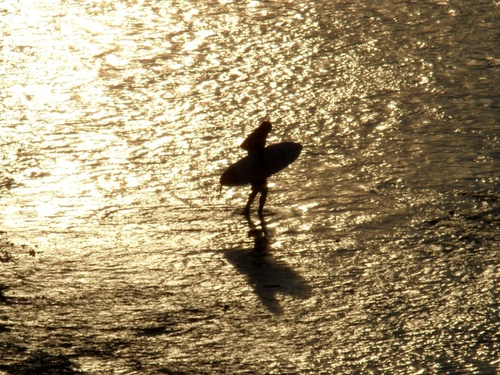
#> input picture imagenes/notebook_3/surfer.jpg, 500 x 375 px, shrunk from 960 x 720 before the run; the run also reads 1 picture not shown here
$ jupyter execute --allow-errors 03_applications.ipynb   (older library calls are emulated)
#> lines starting #> are read from the running program, lines starting #| are printed output that depends on the picture; long printed decimals are rounded
# <span style="color:pink"> AUTORES </span>

* **<span style="color:pink"> Sebastián Kay Conde Lorenzo </span>**
* **<span style="color:pink"> Francisco Manuel López López </span>**

# <span style="color:red">¿DÓNDE ENCONTRAR LAS IMÁGENES, NOTAS Y DEMÁS?</span>

**<span style="color:red">PARA ENCONTRAR EL PROYECTO COMPLETO DE ESTOS NOTEBOOKS (INCLUYENDO LA ESTRUCTURA DE CARPETAS E IMÁGENES USADAS) POR FAVOR VISITAR ESTE [REPOSITORIO](https://github.com/cbasitodx/Image_Processing_Course)**</span>

# Procesamiento de Imágenes

En este notebook aprenderás sobre:
1. Ecualización de histograma
2. Extracción de características usando Haralick Features
3. Umbralización de Otsu con operaciones morfológicas
4. Comparación de plantillas mediante convolución

[cell 1]
# Initial configuration

import numpy as np
import matplotlib.pyplot as plt
from skimage import io, color, filters, morphology, exposure, measure
from skimage.feature import graycomatrix, graycoprops
from skimage.morphology import disk, square
from skimage.filters import threshold_otsu, rank
from scipy.signal import convolve2d
import cv2

## Ecualización del histograma

La equalización del histograma es una técnica de procesamiento de imágenes que se utiliza para mejorar el contraste de una imagen ajustando la distribución de sus intensidades de píxel. Su objetivo principal es redistribuir los valores de intensidad de manera que el histograma de la imagen resultante sea lo más uniforme posible.

### Procedimiento
1. Calcular el histograma acumulativo: Se genera el histograma acumulativo de la imagen, que indica la suma acumulada de las frecuencias de intensidad.
2. Normalizar el histograma acumulativo: Se escala el histograma acumulativo para que sus valores estén en el rango del nivel de intensidad permitido (por ejemplo, de 0 a 255).
3. Asignar nuevos valores de intensidad: Cada nivel de intensidad original se reasigna a un nuevo nivel según el histograma acumulativo normalizado. Esto expande o contrae el rango de valores según sea necesario.
4. Generar la imagen resultante: Se aplica la nueva asignación de valores a la imagen original, obteniendo una imagen con un contraste mejorado.

[cell 2]
def equalize_hist(image):
    # Scale the image to values between 0-255
    image = (image * 255).astype(np.uint8)
    # Compute the normal histogram
    histogram, bins = np.histogram(image.flatten(), bins=256, range=[0, 256])
    # Compute the cumulative histogram
    cumulative_histogram = np.cumsum(histogram)
    # Normalize the cumulative histogram
    cumulative_histogram_normalized = cumulative_histogram / cumulative_histogram[-1]
    # Create an intensity mapping table
    new_intensities = np.round(cumulative_histogram_normalized * 255).astype(np.uint8)
    # Apply the mapping table to the original image
    equalized_image = new_intensities[image]
    return equalized_image

[cell 3]
# Load an image
image = io.imread('imagenes/notebook_3/surfer.jpg', as_gray=True)
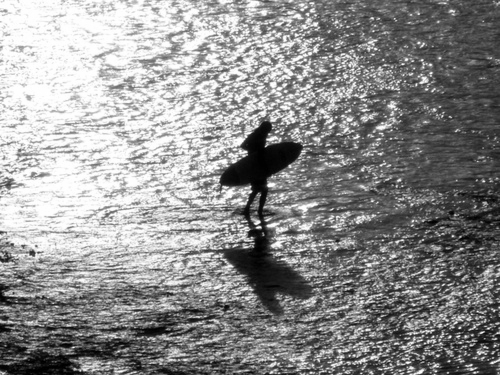
#> image: shape (375, 500) float64; min 0, max 1, mean 0.562

# Display the original image
plt.title("Original Image")
plt.imshow(image, cmap='gray')
plt.axis('off')
plt.show()

[cell 4]
# Histogram Equalization using scikit-image
equalized_image = equalize_hist(image)
#> in equalize_hist, `histogram, bins = np.histogram(image.flatten(), bins=256, range=[0, 25..`: histogram = 256 values, max 4877 at index 253, min 71 at index 0, mean 732.4; bins = 257 values from 0 to 256
#> in equalize_hist, `cumulative_histogram = np.cumsum(histogram)`: cumulative_histogram = 256 values from 71 to 187500
#> in equalize_hist, `cumulative_histogram_normalized = cumulative_histogram / cumulative_hi..`: cumulative_histogram_normalized = 256 values from 0.000379 to 1
#> in equalize_hist, `new_intensities = np.round(cumulative_histogram_normalized * 255).asty..`: new_intensities = 256 values from 0 to 255

# Display the equalized image
plt.title("Histogram Equalized Image")
plt.imshow(equalized_image, cmap='gray')
plt.axis('off')
plt.show()

## Actividad A:

A1. Cargue una imagen diferente y realice la ecualización del histograma.

A2. Compare el histograma de la imagen original y la imagen ecualizada.

### Apartado A1 & A2:

Escogemos, intencionalmente, una imágen que tenga un contraste "malo" y distintos tipos de texturas.

[cell 5]
# Empezamos cargando la imagen en escala de grises (sus valores seran reales y en [0, 1])
statue_image = io.imread('imagenes/notebook_3/statue.jpg', as_gray=True)
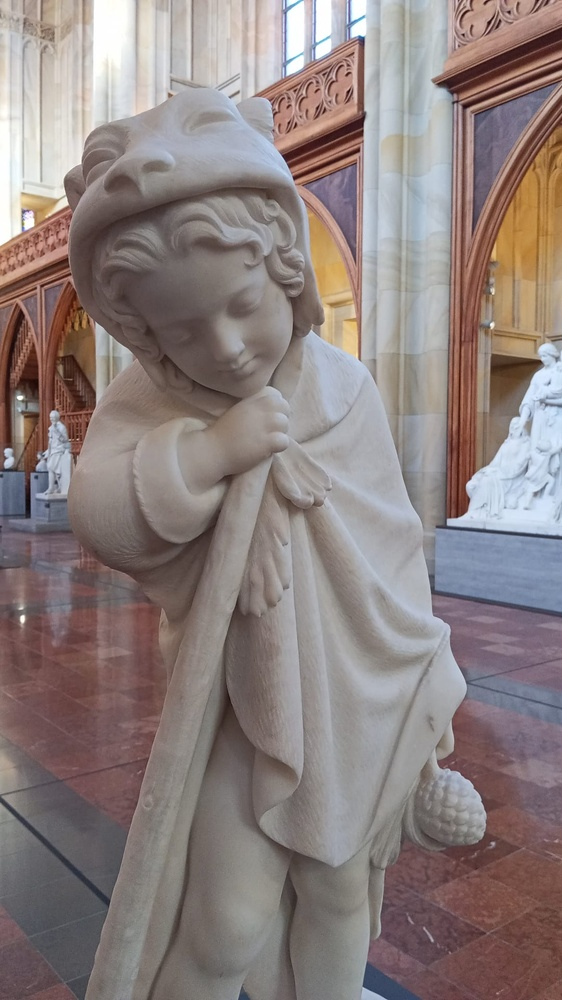
#> input picture imagenes/notebook_3/statue.jpg, 562 x 1000 px, shrunk from 1080 x 1920 before the run
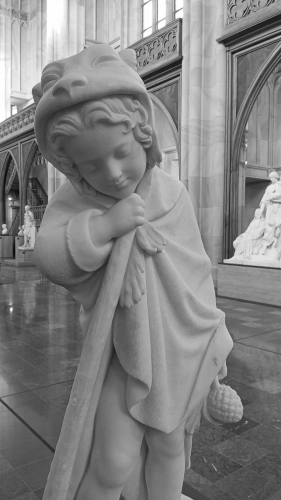
#> statue_image: shape (1000, 562) float64 (shown at 1/2 size); min 0.012, max 1, mean 0.512

# Ahora, extraemos su histograma (considerando los pixeles de la imagen con valores enteros de 0 a 255)
statue_histogram, statue_bins = np.histogram((255 * statue_image).astype(np.uint8).flatten(), bins=256, range=[0, 256])
#> statue_histogram = 256 values, max 6296 at index 85, min 0 at index 0, mean 2195.3; statue_bins = 257 values from 0 to 256

# Equalizamos el histograma de la imagen
statue_image_equalized = equalize_hist(statue_image)
#> in equalize_hist (call 2), `histogram, bins = np.histogram(image.flatten(), bins=256, range=[0, 25..`: histogram has the same summary as statue_histogram outside equalize_hist
#> in equalize_hist (call 2), `cumulative_histogram = np.cumsum(histogram)`: cumulative_histogram = 256 values from 0 to 562000
#> in equalize_hist (call 2), `cumulative_histogram_normalized = cumulative_histogram / cumulative_hi..`: cumulative_histogram_normalized = 256 values from 0 to 1
#> in equalize_hist (call 2), `equalized_image = new_intensities[image]`:
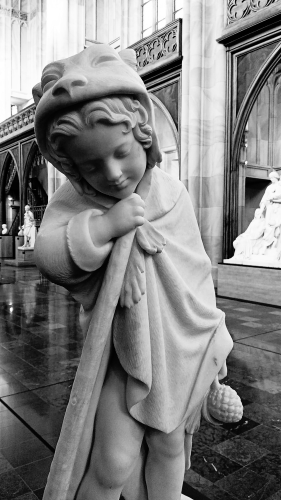
#> equalized_image: shape (1000, 562) (shown at 1/2 size); min 0, max 255, mean 128.4

# Obtenemos el histograma de la imagen con el histograma equalizado
statue_histogram_equalized, statue_bins_equalized = np.histogram(statue_image_equalized.flatten(), bins=256, range=[0, 256])
#> statue_histogram_equalized = 256 values, max 6296 at index 44, min 0 at index 17, mean 2195.3; statue_bins_equalized = 257 values from 0 to 256

# Graficamos las imagenes con sus histogramas
plt.figure(figsize=(12, 10))

plt.subplot(2, 2, 1)
plt.title("Normal grayscale image")
plt.imshow(statue_image, cmap='gray')
plt.axis('off')

plt.subplot(2,2,2)
plt.title("Normal grayscale image histogram")
plt.bar(x=list(range(0,256)), height=statue_histogram, color="green")
plt.xlabel("Intensidades")
plt.ylabel("Frecuencias")

plt.subplot(2, 2, 3)
plt.title("Histogram equalized image")
plt.imshow(statue_image_equalized, cmap='gray')
plt.axis('off')

plt.subplot(2,2,4)
plt.title("Histogram equalized image histogram")
plt.bar(x=list(range(0,256)), height=statue_histogram_equalized, color="red")
plt.xlabel("Intensidades")
plt.ylabel("Frecuencias")

plt.tight_layout()
plt.show()
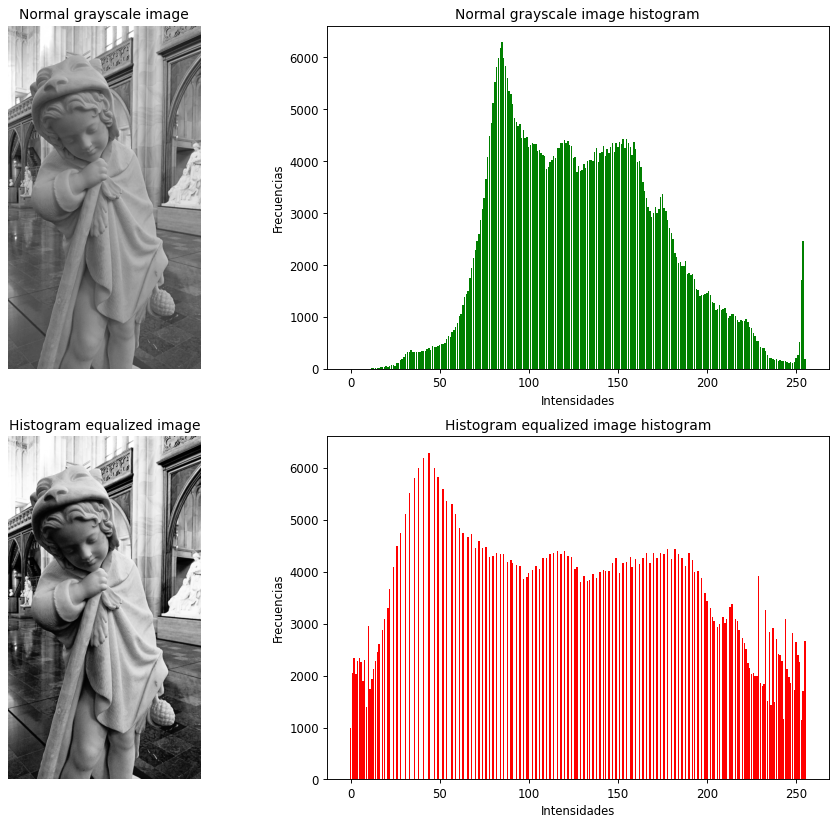
#> figure drawn by matplotlib, 4 panels; panel 2: tallest bar 6296 high, from x = 84.6 to 85.4; panel 4: tallest bar 6296 high, from x = 43.6 to 44.4

## Extracción de Características de Haralick

Las características de Haralick son un conjunto de descriptores de textura que se calculan a partir de la matriz de co-ocurrencia de niveles de gris (GLCM, por sus siglas en inglés: Grey-Level Co-occurrence Matrix). Estas características se utilizan comúnmente en análisis de imágenes para describir la textura de una región, permitiendo identificar patrones repetitivos y diferencias sutiles en la estructura de las imágenes.

### ¿Qué es la GLCM?

La GLCM es una matriz que mide la frecuencia relativa con la que dos niveles de intensidad específicos ($i$ y $j$) ocurren en una relación espacial dada dentro de una imagen.
Por ejemplo:

- Relación espacial: Un píxel y su vecino a la derecha, arriba, abajo, o en diagonal.
- Niveles de gris: Cada nivel representa una intensidad en la imagen (en una imagen de 8 bits, los niveles son 0 a 255).

Cada elemento de la GLCM ($P(i,j)$) representa la cantidad de veces que un píxel con intensidad $i$ se encuentra adyacente (según la relación espacial definida) a un píxel con intensidad $j$.

### Características de Haralick

Haralick propuso 14 características derivadas de la GLCM para describir la textura de una imagen. Algunas de las más utilizadas son:

#### Contraste:
- Evalúa la intensidad del contraste entre un píxel y sus vecinos.
- Valores altos indican una textura con grandes diferencias de intensidad.

$\text{Contraste} = \sum_{i,j} P(i, j) \cdot (i - j)^2$

#### Correlación:

- Mide cuán correlacionados están los niveles de intensidad de los píxeles adyacentes.
- Valores cercanos a 1 indican alta correlación.

$\text{Correlación} = \frac{\sum_{i,j} P(i,j) \cdot (i - \mu_i) \cdot (j - \mu_j)}{\sigma_i \cdot \sigma_j}$

Donde:
- $\mu_i$: Media de los niveles de intensidad en $i$.
- $\mu_j$: Media de los niveles de intensidad en $j$.
- $\sigma_i$: Desviación estándar de $i$.
- $\sigma_j$: Desviación estándar de $j$.

#### Energía:

- Mide la uniformidad o el orden en la distribución de los valores de la GLCM.
- Valores altos indican una textura repetitiva.

$\text{Energía} = \sum_{i,j} P(i, j)^2$

#### Homogeneidad:

- Evalúa cuán similares son los valores de la GLCM cerca de la diagonal principal ($i=j$).
- Valores altos indican una textura homogénea.

$\text{Homogeneidad} = \sum_{i,j} \frac{P(i, j)}{1 + |i - j|}$

## Proceso para Calcular las Características de Haralick

1. Convertir la Imagen a Escala de Grises: Para simplificar, se usa una imagen en escala de grises.
2. Calcular la GLCM: Se define una distancia ($d$) y un ángulo ($\theta$) para determinar la relación espacial entre los píxeles.
3. Obtener las Características de Haralick:
4. A partir de la GLCM, se calculan las características usando las fórmulas mencionadas.

[cell 6]
# Compute GLCM
glcm = graycomatrix((image * 255).astype('uint8'), distances=[5], angles=[0], levels=256, symmetric=True, normed=True)

# Extract Haralick features
contrast = graycoprops(glcm, 'contrast')[0, 0]
#> contrast = 2484.8
correlation = graycoprops(glcm, 'correlation')[0, 0]
#> correlation = 0.762
homogeneity = graycoprops(glcm, 'homogeneity')[0, 0]
#> homogeneity = 0.0584
energy = graycoprops(glcm, 'energy')[0, 0]
#> energy = 0.0134

print("Haralick Features:")
print(f"Contrast: {contrast}")
#| Contrast: 2484.824
print(f"Correlation: {correlation}")
#| Correlation: 0.7619
print(f"Homogeneity: {homogeneity}")
#| Homogeneity: 0.05842
print(f"Energy: {energy}")
#| Energy: 0.01342

## Actividad B:

B1. Modifica los parámetros de distancia y ángulo del cálculo GLCM. Observa el impacto en las características Haralick.

B2. Con los valores originales calcula la características de Haralick de dos imágenes con diferentes texturas.

### Apartado 1:

Cargamos una imágen con algún patrón repetitivo; con una textura interesante. Luego, dibujamos sus GLCM y observamos sus características de Haralick

[cell 7]
# Cargamos la primera imagen
durian_image = io.imread('imagenes/notebook_3/durian.jpg', as_gray=True)
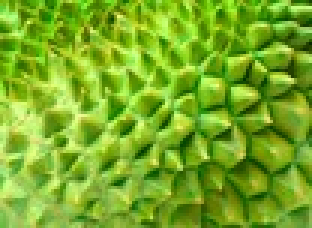
#> input picture imagenes/notebook_3/durian.jpg, 104 x 76 px, shrunk from 200 x 145 before the run (shown 3 times larger)
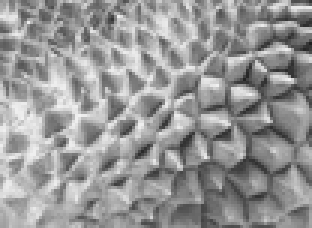
#> durian_image: shape (76, 104) float64 (shown 3 times larger); min 0.128, max 0.95, mean 0.593

# Definimos distancias y angulos a usar
distances = [5, 10, 15, 20]
angles = [0]

# Ensenamos la imagen
plt.figure(figsize=(6, 6))
plt.imshow(durian_image, cmap='gray')
plt.title("Normal grayscale image")
plt.axis('off')
plt.tight_layout()
plt.show()

# Iteramos por las distancias y los angulos
for d in distances:
    for a in angles:
        # Calculamos la GLCM de la imagen cargada
        glcm_durian = graycomatrix((durian_image * 255).astype('uint8'), distances=[d,], angles=[a,], levels=256, symmetric=True, normed=True)

        # Extraemos las caracteristicas de Haralick
        contrast_durian    = graycoprops(glcm_durian, 'contrast')[0, 0]
        correlation_durian = graycoprops(glcm_durian, 'correlation')[0, 0]
        homogeneity_durian = graycoprops(glcm_durian, 'homogeneity')[0, 0]
        energy_durian      = graycoprops(glcm_durian, 'energy')[0, 0]

        print(" ")
        print(f"Haralick Features with distance {d} and angle {a}:")
        print(f"Durian image contrast: {contrast_durian}")
        print(f"Durian image correlation: {correlation_durian}")
        print(f"Durian image homogeneity: {homogeneity_durian}")
        print(f"Durian image energy: {energy_durian}")
        print(" ")

        # Dibujamos la glcm
        plt.figure()
        plt.imshow(glcm_durian[:, :, 0, 0], cmap="seismic", interpolation='nearest')
        plt.title(f"GLCM with distance {d} and angle {a}")
        plt.colorbar(label='Normalized frequency')
        plt.axis('off')
        plt.tight_layout()
        plt.show()

### Apartado 2:

Cargamos otra imágen que tenga una textura distinta y, usando una distancia de 5 y un ángulo de 0, dibujamos ambas imágenes, sus GLCM's y observamos sus características de Haralick

[cell 8]
# Definimos distancia y angulo
d = 5
a = 0

# Cargamos la segunda imagen
metal_image = io.imread('imagenes/notebook_3/metal.jpg', as_gray=True)
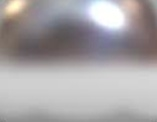
#> input picture imagenes/notebook_3/metal.jpg, 157 x 122 px, shrunk from 301 x 234 before the run
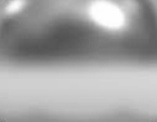
#> metal_image: shape (122, 157) float64; min 0.323, max 1, mean 0.642

# Calculamos la GLCM de ambas imagenes
glcm_durian = graycomatrix((durian_image * 255).astype('uint8'), distances=[d,], angles=[a,], levels=256, symmetric=True, normed=True)
glcm_metal  = graycomatrix((metal_image  * 255).astype('uint8'), distances=[d,], angles=[a,], levels=256, symmetric=True, normed=True)

# Extraemos sus caracteristicas de Haralick
contrast_durian    = graycoprops(glcm_durian, 'contrast')[0, 0]
#> contrast_durian = 2710.3
correlation_durian = graycoprops(glcm_durian, 'correlation')[0, 0]
#> correlation_durian = 0.203
homogeneity_durian = graycoprops(glcm_durian, 'homogeneity')[0, 0]
#> homogeneity_durian = 0.0232
energy_durian      = graycoprops(glcm_durian, 'energy')[0, 0]
#> energy_durian = 0.0106

contrast_metal    = graycoprops(glcm_metal, 'contrast')[0, 0]
#> contrast_metal = 88.04
correlation_metal = graycoprops(glcm_metal, 'correlation')[0, 0]
#> correlation_metal = 0.976
homogeneity_metal = graycoprops(glcm_metal, 'homogeneity')[0, 0]
#> homogeneity_metal = 0.419
energy_metal      = graycoprops(glcm_metal, 'energy')[0, 0]
#> energy_metal = 0.0622

# Las imprimimos por pantalla
print("**** IMAGE 1 HARALICK FEATURES ****")
print(" ")
print(f"Haralick Features of the first image with distance {d} and angle {a}:")
print(f"Image 1 contrast: {contrast_durian}")
#| Image 1 contrast: 2710.312
print(f"Image 1 correlation: {correlation_durian}")
#| Image 1 correlation: 0.2032
print(f"Image 1 homogeneity: {homogeneity_durian}")
#| Image 1 homogeneity: 0.02315
print(f"Image 1 energy: {energy_durian}")
#| Image 1 energy: 0.01058
print(" ")

print("**** IMAGE 2 HARALICK FEATURES ****")
print(" ")
print(f"Haralick Features of the second image with distance {d} and angle {a}:")
print(f"Image 2 contrast: {contrast_metal}")
#| Image 2 contrast: 88.038
print(f"Image 2 correlation: {correlation_metal}")
#| Image 2 correlation: 0.9761
print(f"Image 2 homogeneity: {homogeneity_metal}")
#| Image 2 homogeneity: 0.4191
print(f"Image 2 energy: {energy_metal}")
#| Image 2 energy: 0.06225
print(" ")

# Ahora ploteamos las imagenes y sus GLCM'set
plt.figure(figsize=(10,10))

plt.subplot(2,2,1)
plt.imshow(durian_image, cmap='gray')
plt.title("First grayscale image")
plt.axis('off')

plt.subplot(2,2,2)
plt.imshow(glcm_durian[:, :, 0, 0], cmap="seismic", interpolation='nearest')
plt.title(f"GLCM of Image 1 with distance {d} and angle {a}")
plt.colorbar(label='Normalized frequency')
plt.axis('off')

plt.subplot(2,2,3)
plt.imshow(metal_image, cmap='gray')
plt.title("Second grayscale image")
plt.axis('off')

plt.subplot(2,2,4)
plt.imshow(glcm_metal[:, :, 0, 0], cmap="seismic", interpolation='nearest')
plt.title(f"GLCM of Image 2 with distance {d} and angle {a}")
plt.colorbar(label='Normalized frequency')
plt.axis('off')

plt.tight_layout()
plt.show()
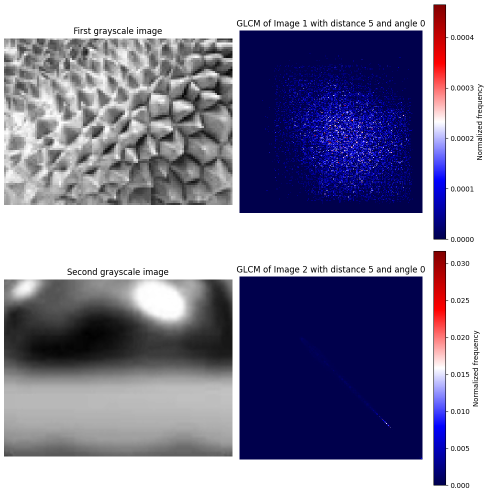
#> figure drawn by matplotlib, 6 panels

## Método de Otsu y Operaciones Morfológicas

### Método de Otsu

El método de Otsu es una técnica de umbralización automática utilizada para segmentar una imagen en dos clases: fondo y objeto. Este método encuentra el umbral óptimo que maximiza la separación entre las dos clases en términos de varianza.

#### Cálculo del Umbral Óptimo

1. Dividir la Imagen en Clases: Para un valor de umbral $t$, la imagen se divide en:
- Clase 1 ($C_1$): Píxeles con intensidades $\leq t$.
- Clase 2 ($C_2$): Píxeles con intensidades $> t$.

2. Probabilidades de las Clases:
  $ P(C_1) = \sum_{i=0}^{t} P(i), \quad P(C_2) = \sum_{i=t+1}^{L-1} P(i)$

donde $P(i)$ es la probabilidad de cada nivel de intensidad, calculada como la frecuencia relativa.

3. Medias de las Clases:
   $ \mu_1 = \frac{\sum_{i=0}^{t} i \cdot P(i)}{P(C_1)}, \quad \mu_2 = \frac{\sum_{i=t+1}^{L-1} i \cdot P(i)}{P(C_2)} $

4. Varianza entre Clases:
$ \sigma_b^2 = P(C_1) \cdot P(C_2) \cdot (\mu_1 - \mu_2)^2 $

5. Umbral Óptimo: El valor de $t$ que maximiza $\sigma_b^2$ es el umbral óptimo.

### Operaciones Morfológicas

Las operaciones morfológicas son técnicas de procesamiento que manipulan la estructura de los objetos en una imagen binaria, utilizando un elemento estructurante.

#### Operaciones Básicas

- Erosión: Elimina píxeles del borde de los objetos.

    $A \ominus B = \{ z \in E : B_z \subseteq A \}$

- Dilatación: Añade píxeles al borde de los objetos.

  $ A \oplus B = \{ z \in E : B_z \cap A \neq \emptyset \} $

- Apertura: Erosión seguida de dilatación, elimina ruido pequeño.

$ A \circ B = (A \ominus B) \oplus B $

- Cierre: Dilatación seguida de erosión, rellena agujeros pequeños.

$ A \bullet B = (A \oplus B) \ominus B$

####  Elementos Estructurantes

Un elemento estructurante es una pequeña matriz que define la vecindad utilizada en las operaciones morfológicas. Ejemplos:

- Disco: Suaviza bordes circulares.
- Cuadrado: Mantiene formas rectangulares.

[cell 9]
# Otsu's method automatically determines the optimal threshold value to separate foreground and background in an image.
# Morphological operations, such as dilation and erosion, help refine the segmentation.

# Otsu's Thresholding
otsu_thresh = threshold_otsu(image)
#> otsu_thresh = 0.588
#> (the rest of the program and of its run is left out)
